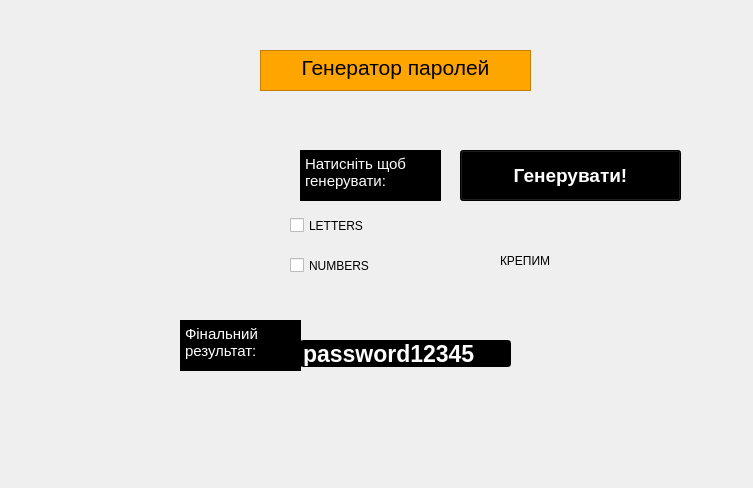
<?xml version="1.0" encoding="UTF-8"?>
<ui version="4.0">
 <class>MainWindow</class>
 <widget class="QMainWindow" name="MainWindow">
  <property name="geometry">
   <rect>
    <x>0</x>
    <y>0</y>
    <width>753</width>
    <height>488</height>
   </rect>
  </property>
  <property name="windowTitle">
   <string>MainWindow</string>
  </property>
  <widget class="QWidget" name="centralwidget">
   <widget class="QLabel" name="label">
    <property name="geometry">
     <rect>
      <x>170</x>
      <y>-30</y>
      <width>1231</width>
      <height>711</height>
     </rect>
    </property>
    <property name="font">
     <font>
      <weight>75</weight>
      <bold>true</bold>
     </font>
    </property>
    <property name="text">
     <string/>
    </property>
    <property name="pixmap">
     <pixmap>../124098807-green-black-abstract-background-vector.jpg</pixmap>
    </property>
   </widget>
   <widget class="QTextEdit" name="textEdit">
    <property name="geometry">
     <rect>
      <x>260</x>
      <y>50</y>
      <width>271</width>
      <height>41</height>
     </rect>
    </property>
    <property name="styleSheet">
     <string notr="true">QTextEdit {
    background-color: orange;
    color: white;
}</string>
    </property>
    <property name="html">
     <string>&lt;!DOCTYPE HTML PUBLIC &quot;-//W3C//DTD HTML 4.0//EN&quot; &quot;http://www.w3.org/TR/REC-html40/strict.dtd&quot;&gt;
&lt;html&gt;&lt;head&gt;&lt;meta name=&quot;qrichtext&quot; content=&quot;1&quot; /&gt;&lt;style type=&quot;text/css&quot;&gt;
p, li { white-space: pre-wrap; }
&lt;/style&gt;&lt;/head&gt;&lt;body style=&quot; font-family:'MS Shell Dlg 2'; font-size:8.25pt; font-weight:400; font-style:normal;&quot;&gt;
&lt;p align=&quot;center&quot; style=&quot; margin-top:0px; margin-bottom:0px; margin-left:0px; margin-right:0px; -qt-block-indent:0; text-indent:0px;&quot;&gt;&lt;span style=&quot; font-family:'Adwaita Sans'; font-size:16pt; color:#000000;&quot;&gt;Генератор паролей&lt;/span&gt;&lt;/p&gt;&lt;/body&gt;&lt;/html&gt;</string>
    </property>
   </widget>
   <widget class="QLineEdit" name="lineEdit">
    <property name="geometry">
     <rect>
      <x>300</x>
      <y>340</y>
      <width>211</width>
      <height>27</height>
     </rect>
    </property>
    <property name="font">
     <font>
      <pointsize>17</pointsize>
      <weight>75</weight>
      <bold>true</bold>
     </font>
    </property>
    <property name="styleSheet">
     <string notr="true">background-color: black;
color:white</string>
    </property>
    <property name="text">
     <string>password12345</string>
    </property>
   </widget>
   <widget class="QPushButton" name="pushButton">
    <property name="geometry">
     <rect>
      <x>460</x>
      <y>150</y>
      <width>221</width>
      <height>51</height>
     </rect>
    </property>
    <property name="font">
     <font>
      <pointsize>14</pointsize>
      <weight>75</weight>
      <bold>true</bold>
     </font>
    </property>
    <property name="styleSheet">
     <string notr="true">background-color: black;
color:white</string>
    </property>
    <property name="text">
     <string>Генерувати!</string>
    </property>
   </widget>
   <widget class="QTextEdit" name="textEdit_2">
    <property name="geometry">
     <rect>
      <x>300</x>
      <y>150</y>
      <width>141</width>
      <height>51</height>
     </rect>
    </property>
    <property name="font">
     <font>
      <pointsize>14</pointsize>
      <weight>75</weight>
      <bold>true</bold>
     </font>
    </property>
    <property name="styleSheet">
     <string notr="true">background-color: black;
color:white</string>
    </property>
    <property name="html">
     <string>&lt;!DOCTYPE HTML PUBLIC &quot;-//W3C//DTD HTML 4.0//EN&quot; &quot;http://www.w3.org/TR/REC-html40/strict.dtd&quot;&gt;
&lt;html&gt;&lt;head&gt;&lt;meta name=&quot;qrichtext&quot; content=&quot;1&quot; /&gt;&lt;style type=&quot;text/css&quot;&gt;
p, li { white-space: pre-wrap; }
&lt;/style&gt;&lt;/head&gt;&lt;body style=&quot; font-family:'MS Shell Dlg 2'; font-size:14pt; font-weight:600; font-style:normal;&quot;&gt;
&lt;p style=&quot; margin-top:0px; margin-bottom:0px; margin-left:0px; margin-right:0px; -qt-block-indent:0; text-indent:0px;&quot;&gt;&lt;span style=&quot; font-family:'Adwaita Sans'; font-size:11pt; font-weight:400;&quot;&gt;Натисніть щоб генерувати:&lt;/span&gt;&lt;/p&gt;&lt;/body&gt;&lt;/html&gt;</string>
    </property>
   </widget>
   <widget class="QTextEdit" name="textEdit_3">
    <property name="geometry">
     <rect>
      <x>180</x>
      <y>320</y>
      <width>121</width>
      <height>51</height>
     </rect>
    </property>
    <property name="font">
     <font>
      <pointsize>14</pointsize>
      <weight>75</weight>
      <bold>true</bold>
     </font>
    </property>
    <property name="styleSheet">
     <string notr="true">background-color: black;
color:white</string>
    </property>
    <property name="html">
     <string>&lt;!DOCTYPE HTML PUBLIC &quot;-//W3C//DTD HTML 4.0//EN&quot; &quot;http://www.w3.org/TR/REC-html40/strict.dtd&quot;&gt;
&lt;html&gt;&lt;head&gt;&lt;meta name=&quot;qrichtext&quot; content=&quot;1&quot; /&gt;&lt;style type=&quot;text/css&quot;&gt;
p, li { white-space: pre-wrap; }
&lt;/style&gt;&lt;/head&gt;&lt;body style=&quot; font-family:'MS Shell Dlg 2'; font-size:14pt; font-weight:600; font-style:normal;&quot;&gt;
&lt;p style=&quot; margin-top:0px; margin-bottom:0px; margin-left:0px; margin-right:0px; -qt-block-indent:0; text-indent:0px;&quot;&gt;&lt;span style=&quot; font-family:'Adwaita Sans'; font-size:11pt; font-weight:400;&quot;&gt;Фінальний результат:&lt;/span&gt;&lt;/p&gt;&lt;/body&gt;&lt;/html&gt;</string>
    </property>
   </widget>
   <widget class="QCheckBox" name="checkBox">
    <property name="geometry">
     <rect>
      <x>290</x>
      <y>210</y>
      <width>151</width>
      <height>31</height>
     </rect>
    </property>
    <property name="text">
     <string>LETTERS</string>
    </property>
   </widget>
   <widget class="QCheckBox" name="checkBox_2">
    <property name="geometry">
     <rect>
      <x>290</x>
      <y>250</y>
      <width>111</width>
      <height>31</height>
     </rect>
    </property>
    <property name="text">
     <string>NUMBERS</string>
    </property>
   </widget>
   <widget class="QLabel" name="label_2">
    <property name="geometry">
     <rect>
      <x>500</x>
      <y>230</y>
      <width>131</width>
      <height>61</height>
     </rect>
    </property>
    <property name="text">
     <string>КРЕПИМ</string>
    </property>
   </widget>
  </widget>
 </widget>
 <resources/>
 <connections/>
</ui>
